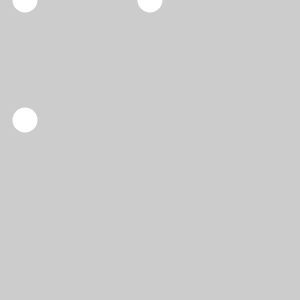
Frame 1 (no input)
Frame 60 (no input): identical to frame 1, image omitted
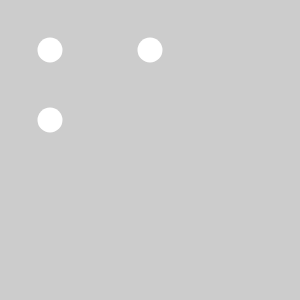
Frame 120 (the mouse pressed at the canvas centre since frame 60)

The p5.js sketch that drew these frames (run headless with seeded random() and noise() and a simulated clock; from frame 60 on, the mouse is pressed at the canvas centre):

// p5.js sketch
// ── sketch.js
function setup() {
  noStroke();
  createCanvas(300,300);
}

function draw() {
  background(204);
  var mapX1 = map(mouseX, 0, width, 25, 75);
  var mapY1 = map(mouseY, 0, width, 0, 100);

  //moves horizontally
  ellipse(mapX1, width/2-30, 25, 25) //x mapped
  //moves up and down
  ellipse(width/2, mapY1, 25, 25); //y mapped
  //moves diagonally and all ways
  ellipse(mapX1, mapY1, 25, 25); //both x and y mapped

  //map() means the object with mapX will be redrawn according to map function values.
  //mouseX means wherever the mouse is x-wise
  //mouseY follows where the mouse is y-wise
  //so map(mouseX) mean map following the mouse's x coord

  //in the object, it will be:
  //ellipse(mapX, ycoord, width, height)
  //putting mapX in place of the X coord frees the ellipse to move x-wise to whatever was declared in mapX.
  //same for putting in place of y coord
  //in this case, mouseX or mouseY.

  //map(mouseX, 0, width, a, b);
  //0 & width are supposed to mean the start values
  //0 for left side, width for right side.
  //not really sure why. but those never change

  //a & b are supposed to be the range of change
  //the bigger the range, the more the object moves
  //the smaller the range, the less it moves
  //still not sure how it works, but i do know that
  //it doesnt correspond exactly to the range.

}
